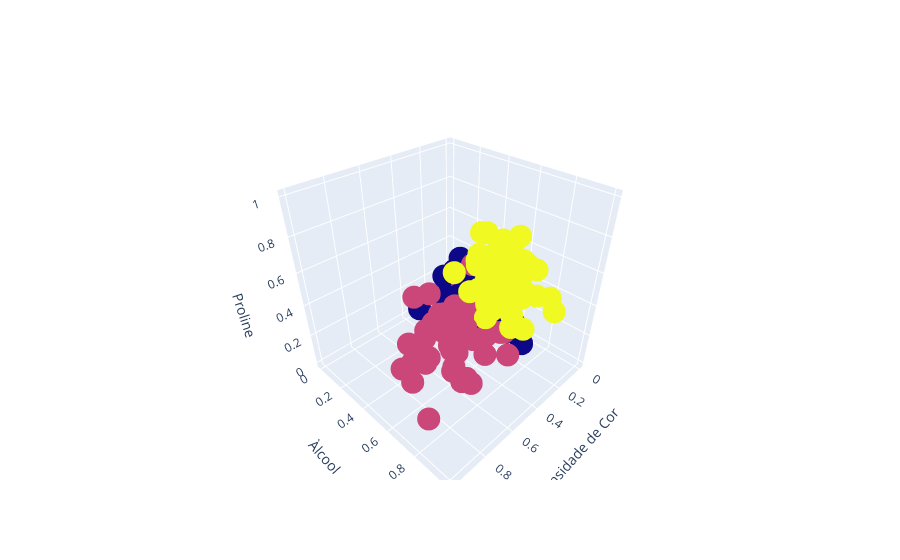

Source (notebook cell):
### Code cell
fig.update_layout(scene = dict(
                    xaxis_title='Intensidade de Cor',
                    yaxis_title='Àlcool',
                    zaxis_title='Proline'))
fig.show()

### Figure 1 — Plotly figure (JSON) as saved in the notebook; plotly's stock layout.template omitted (floating-point values rounded to 4 significant figures; data arrays with more than 128 entries replaced by an {"elided": "..."} marker saying what was removed)
{"data": [{"marker": {"color": {"elided": "178 int values"}}, "mode": "markers", "text": ["0", "1", "2"], "type": "scatter3d", "x": {"elided": "178 float values"}, "y": {"elided": "178 float values"}, "z": {"elided": "178 float values"}}], "layout": {"scene": {"xaxis": {"title": {"text": "Intensidade de Cor"}}, "yaxis": {"title": {"text": "Àlcool"}}, "zaxis": {"title": {"text": "Proline"}}}}}
